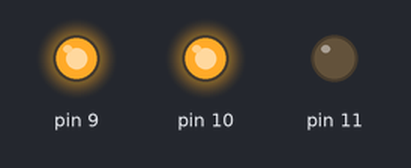
Simulated run of this sketch. Board: Arduino Uno, built with avr-gcc and run on an emulated ATmega328P. Parts: output pins drawn as LEDs (lit = HIGH).

Above: at 0.5 s.
At 2.5 s:
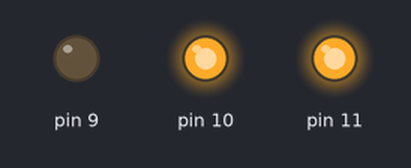
At 4.5 s:
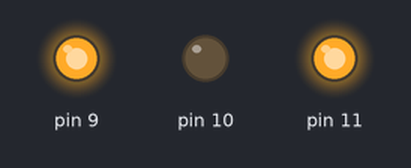
At 6.5 s:
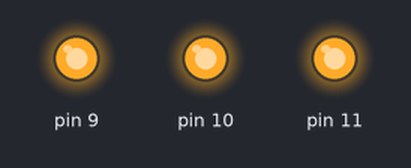
At 9.5 s:
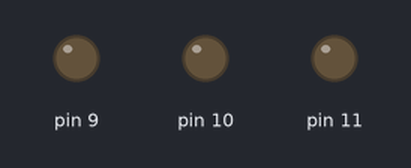
Timing chart, 0 to 10.4 s (numbered marks = the images above):
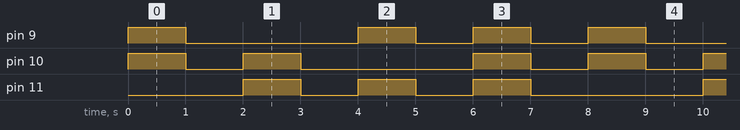

Measured:
- by itself, pin 9: repeats every 8.0 s: LOW 3.0 s, 2 × (HIGH 1.0 s, LOW 1.0 s), HIGH 1.0 s
- by itself, pin 10: repeats every 8.0 s: LOW 1.0 s, HIGH 1.0 s, LOW 3.0 s, HIGH 1.0 s, LOW 1.0 s, HIGH 1.0 s
- by itself, pin 11: repeats every 8.0 s: 2 × (LOW 1.0 s, HIGH 1.0 s), LOW 3.0 s, HIGH 1.0 s

The sketch:

LED_19.08.30..ino
```cpp
void setup() {
  pinMode(9,OUTPUT);
  pinMode(10,OUTPUT);
  pinMode(11,OUTPUT);
}

void loop() {
  digitalWrite(9,HIGH);
  digitalWrite(10,HIGH);
  delay(1000);
  digitalWrite(9,LOW);
  digitalWrite(10,LOW);
  delay(1000);
  digitalWrite(10,HIGH);
  digitalWrite(11,HIGH);
  delay(1000);
  digitalWrite(10,LOW);
  digitalWrite(11,LOW);
  delay(1000);
  digitalWrite(11,HIGH);
  digitalWrite(9,HIGH);
  delay(1000);
  digitalWrite(11,LOW);
  digitalWrite(9,LOW);
  delay(1000);
  digitalWrite(9,HIGH);
  digitalWrite(10,HIGH);
  digitalWrite(11,HIGH);
  delay(1000);
  digitalWrite(9,LOW);
  digitalWrite(10,LOW);
  digitalWrite(11,LOW);
  delay(1000);
}
```
